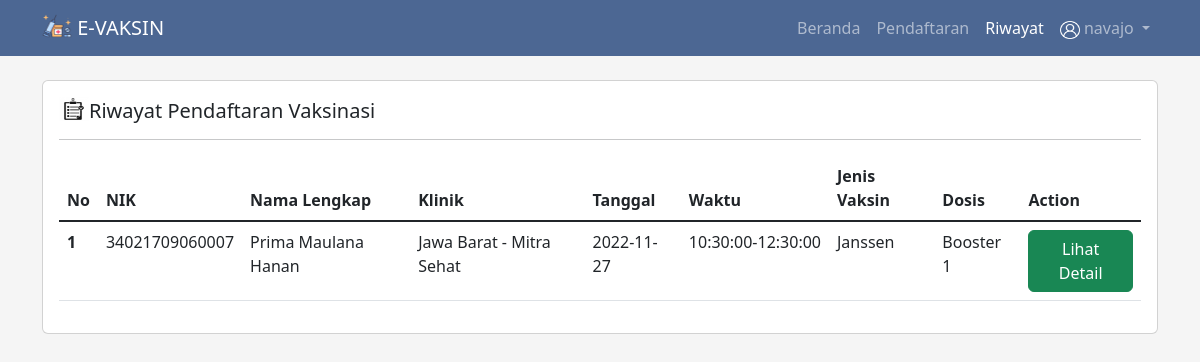
The page /riwayat.php (signed in) on the database its author committed.
### tables this page shows
CREATE TABLE `pendaftaran` (
  `id_pendaftaran` int(4) NOT NULL,
  `id_user` int(4) NOT NULL,
  `nik` varchar(16) NOT NULL,
  `nama_lengkap` varchar(50) NOT NULL,
  `jenis_kelamin` varchar(20) NOT NULL,
  `tanggal_lahir` date NOT NULL,
  `umur` varchar(3) NOT NULL,
  `id_klinik` int(4) NOT NULL,
  `kelurahan` varchar(30) NOT NULL,
  `kecamatan` varchar(30) NOT NULL,
  `kabupaten` varchar(30) NOT NULL,
  `alamat` varchar(255) NOT NULL,
  `no_ponsel` varchar(15) NOT NULL,
  `tanggal_vaksin` date NOT NULL,
  `id_waktu` int(4) NOT NULL,
  `id_jenis` int(4) NOT NULL,
  `id_dosis` int(4) NOT NULL
);

CREATE TABLE `user` (
  `id_user` int(4) NOT NULL,
  `username` varchar(20) NOT NULL,
  `password` varchar(20) NOT NULL,
  `nama_lengkap` varchar(50) NOT NULL,
  `nik` varchar(16) NOT NULL,
  `tanggal_lahir` date NOT NULL,
  `email` varchar(30) NOT NULL,
  `no_ponsel` varchar(15) NOT NULL
);

CREATE TABLE `klinik` (
  `id_klinik` int(4) NOT NULL,
  `klinik` varchar(50) NOT NULL
);

CREATE TABLE `waktu` (
  `id_waktu` int(4) NOT NULL,
  `waktu_mulai` time NOT NULL,
  `waktu_selesai` time NOT NULL
);

CREATE TABLE `jenis` (
  `id_jenis` int(4) NOT NULL,
  `jenis_vaksin` varchar(20) NOT NULL
);

CREATE TABLE `dosis` (
  `id_dosis` int(4) NOT NULL,
  `dosis` varchar(20) NOT NULL
);

### riwayat.php (the view, shortened to what this page needs)
<!doctype html>
<html lang="en">
<head>
  <link href="https://cdn.jsdelivr.net/npm/bootstrap@5.2.3/dist/css/bootstrap.min.css" rel="stylesheet">
</head>
<body style="background-color: whitesmoke;">
  <nav class="navbar navbar-expand-lg navbar-dark sticky-top" style="background-color: #4C6793;">
    <div class="container">
      <a class="navbar-brand" href=""><img src="img/index-icon.png" alt="Logo" width="30" height="24" class="d-inline-block align-text-top">
        E-VAKSIN</a>
      <div class="collapse navbar-collapse" id="navbarText">
        <ul class="navbar-nav">
          <li class="nav-item">
            <a class="nav-link" aria-current="page" href="home.php">Beranda</a>
          </li>
          <li class="nav-item">
            <a class="nav-link" href="pendaftaran.php">Pendaftaran</a>
          </li>
          <li class="nav-item">
            <a class="nav-link active" href="#">Riwayat</a>
          </li>
          <li class="nav-item dropdown">
            <a class="nav-link dropdown-toggle" href="#" role="button" data-bs-toggle="dropdown" aria-expanded="false">
              <img src="img/user.png" alt="" width="20" height="18"> <?= $_SESSION['username']; ?>
            </a>
          </li>
        </ul>
      </div>
    </div>
  </nav>
  <div class="container">
    <div class="row">
      <div class="col-md-12">
        <div class="row mt-4">
          <div class="col-sm-12">
            <div class="card">
              <div class="card-body">
                <h5 class="card-title"><img src="img/riwayat-icon.png" alt="Logo-Profil" width="30" height="24" class="d-inline-block align-text-top">Riwayat Pendaftaran Vaksinasi</h5>
                <hr>
                <table class="table table-hover">
                  <thead>
                    <tr>
                      <th scope="col">No</th>
                      <th scope="col">NIK</th>
                      <th scope="col">Nama Lengkap</th>
                      <th scope="col">Klinik</th>
                      <th scope="col">Tanggal</th>
                      <th scope="col">Waktu</th>
                      <th scope="col">Jenis Vaksin</th>
                      <th scope="col">Dosis</th>
                      <th scope="col">Action</th>
                    </tr>
                  </thead>
                  <?php
                  include 'koneksi.php';
                  $id_user = $_SESSION['id_user'];
                  $sql = "SELECT * FROM pendaftaran INNER JOIN user ON pendaftaran.id_user = user.id_user INNER JOIN klinik ON pendaftaran.id_klinik = klinik.id_klinik INNER JOIN waktu ON pendaftaran.id_waktu = waktu.id_waktu INNER JOIN jenis ON pendaftaran.id_jenis = jenis.id_jenis INNER JOIN dosis ON pendaftaran.id_dosis = dosis.id_dosis WHERE pendaftaran.id_user=$id_user";
                  $query = mysqli_query($connect, $sql);
                  $i = 1;
                  while ($data = mysqli_fetch_array($query)) {
                  ?>
                    <tbody class="table-group-divider">
                      <tr>
                        <th scope="row"><?= $i ?></th>
                        <td><?= $data['nik'] ?></td>
                        <td><?= $data['nama_lengkap'] ?></td>
                        <td><?= $data['klinik'] ?></td>
                        <td><?= $data['tanggal_vaksin'] ?></td>
                        <td><?= $data['waktu_mulai'] ?>-<?= $data['waktu_selesai'] ?></td>
                        <td><?= $data['jenis_vaksin'] ?></td>
                        <td><?= $data['dosis'] ?></td>
                        <td><a href="detail_riwayat.php?id_pendaftaran=<?= $data['id_pendaftaran'] ?>" class="btn btn-success">Lihat Detail</a></td>
                      </tr>
                    </tbody>
                  <?php $i++;
                  } ?>
                </table>
              </div>
            </div>
          </div>
        </div>
      </div>
    </div>
  </div>
</body>
</html>

### rows shown on the page
pendaftaran: id_user.nik "34021709060007", id_user.nama_lengkap "Prima Maulana Hanan", id_klinik.klinik "Jawa Barat - Mitra Sehat", tanggal_vaksin "2022-11-27", id_waktu.waktu_mulai "10:30:00", id_waktu.waktu_selesai "12:30:00", id_jenis.jenis_vaksin "Janssen", id_dosis.dosis "Booster 1"

### other values the page prints
$_SESSION['username'] "navajo"
